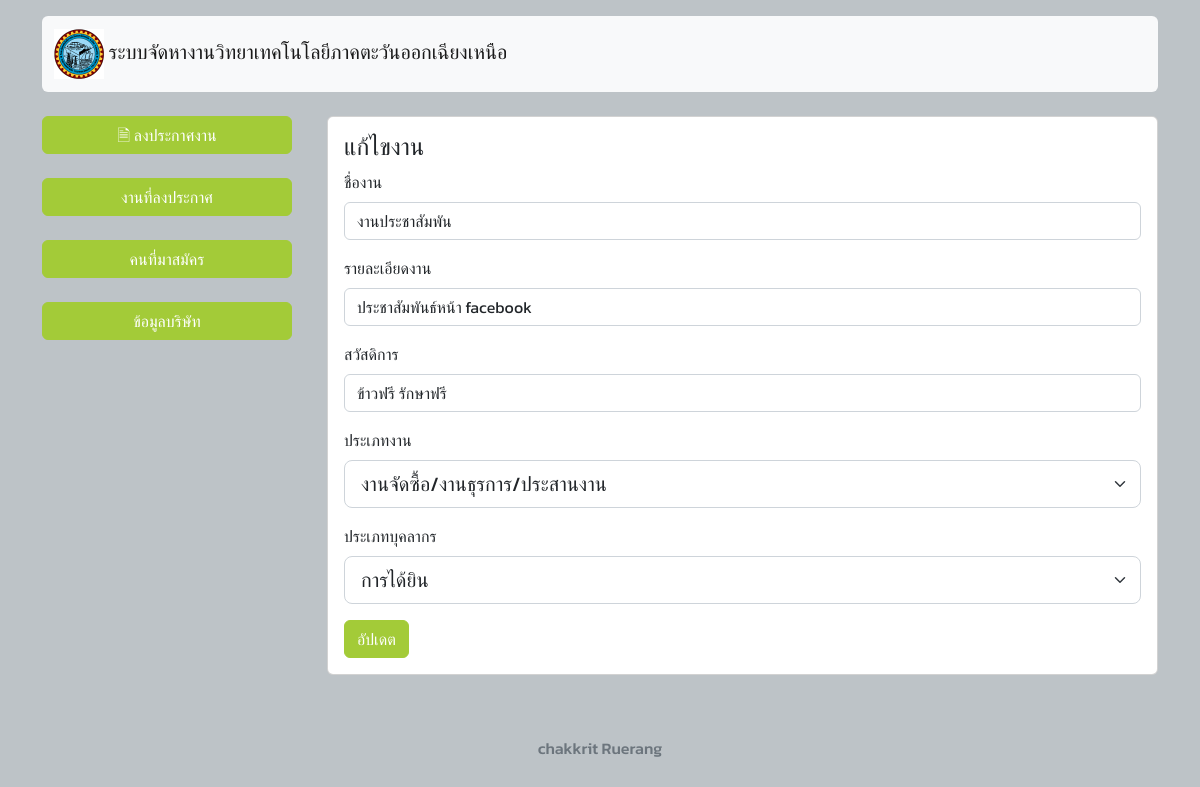
Screenshot of /editjob.php?jid=8 with the database file from the repository.
### tables this page shows
CREATE TABLE `job` (
  `job_id` int(3) NOT NULL,
  `job_name` varchar(50) NOT NULL,
  `job_detail` text NOT NULL,
  `job_welfare` varchar(200) NOT NULL,
  `job_salary` varchar(50) NOT NULL,
  `job_wb` text NOT NULL,
  `job_status` int(11) NOT NULL DEFAULT 0,
  `id_dst` int(3) NOT NULL,
  `job_cpid` int(3) NOT NULL
);

CREATE TABLE `typejob` (
  `id_tpjob` int(3) NOT NULL,
  `name_tpjob` text NOT NULL
);

### editjob.php (the view, shortened to what this page needs)
<!DOCTYPE html>
<html>
<head>
	<link href="https://cdn.jsdelivr.net/npm/bootstrap@5.2.2/dist/css/bootstrap.min.css" rel="stylesheet">
</head>
<body>
	<div class="container mt-3">
		<?php
		include "head.php"
		?>
	</div>
     <br>
	 <div class="container">
	 <div class="row">
	 <div class="col-sm-12 col-md-3 col-lg-3 mx-auto">
	 <?php
	 include "menu_c.php";
	 ?>
	 </div>
	 <div class="col-sm-12 col-md-9 col-lg-9 mx-auto">
            <div class="card">
                <div class="card-body">
                    <h4 class="card-title">แก้ไขงาน</h4>
                    <?php
                    include "connectdb.php";
                    $jid = $_GET['jid'];
                    $sql="SELECT * from job,typejob,disability where job_id='$jid' and job.id_dst=disability.id_dst and job_wb=id_tpjob";
                        $result=mysqli_query($con,$sql);
                        $row=mysqli_fetch_assoc($result)
                    ?>
                    <form action="updatejob.php" method="post">
                        <div class="mb-3">
                          <label for="" class="form-label">ชื่องาน</label>
                          <input type="text" name="name" id="" value="<?php echo $row['job_name']; ?>" class="form-control" placeholder="" aria-describedby="helpId">
                        </div>
                        <div class="mb-3">
                          <label for="" class="form-label">รายละเอียดงาน</label>
                          <input type="text" name="detail" id="" value="<?php echo $row['job_detail']; ?>" class="form-control" placeholder="" aria-describedby="helpId">
                        </div>
						<div class="mb-3">
                          <label for="" class="form-label">สวัสดิการ</label>
                          <input type="text" name="welfare" id="" value="<?php echo $row['job_welfare']; ?>" class="form-control" placeholder="" aria-describedby="helpId">
                        </div>
                        <div class="mb-3">
                            <label for="" class="form-label">ประเภทงาน</label>
                            <select class="form-select form-select-lg" name="typejob" id="">
                                <?php
                                include "connectdb.php";
                                $sqlt="SELECT * from typejob";
                                $resultt=mysqli_query($con,$sqlt);
                                while($rowt=mysqli_fetch_assoc($resultt)){
                                ?>
                                <option
                                <?php
                                if($row['job_wb']==$rowt['id_tpjob'])
                                {
                                    echo "selected";
                                }
                                ?>
                                value="<?php echo $rowt['id_tpjob']; ?>"><?php echo $rowt['name_tpjob']; ?></option>
                                    <?php } ?>
                            </select>
                         </div>
                         <div class="mb-3">
                            <label for="" class="form-label">ประเภทบุคลากร</label>
                            <select class="form-select form-select-lg" name="typeuser" id="">
                                <?php
                                include "connectdb.php";
                                $sqld="SELECT * from disability";
                                $resultd=mysqli_query($con,$sqld);
                                while($rowd=mysqli_fetch_assoc($resultd)){
                                ?>
                                <option
                                <?php
                                if($row['id_dst']==$rowd['id_dst'])
                                {
                                    echo "selected";
                                }
                                ?>
                                value="<?php echo $rowd['id_dst']; ?>"><?php echo $rowd['name_dst']; ?></option>
                                    <?php } ?>
                            </select>
                         </div>
                         <button type="submit" class="btn btn-primary">อัปเดต</button>
                    </form>
                </div>
            </div>
	 </div>
    </div>
	 </div>
	<footer class="footer mt-5">
    <div class="card text-center text-muted" style="background: none; border: none;">
			<div class="card-body">
				<h6>
					chakkrit Ruerang
				</h6>
			</div>
		</div>
	</footer>
</body>
</html>

### editjob.php (style rules this page uses)
body { background: #bdc3c7; font-family: 'Kanit', sans-serif; }
.btn-primary { --bs-btn-color: #fff; --bs-btn-bg: #A3CB38; --bs-btn-border-color: #A3CB38; --bs-btn-hover-color: #fff; --bs-btn-hover-bg: #009432; --bs-btn-hover-border-color: #009432; --bs-btn-focus-shadow-rgb: 49,132,253; --bs-btn-active-color: #fff; --bs-btn-active-bg: #009432; --bs-btn-active-border-color: #009432; --bs-btn-active-shadow: inset 0 3px 5px rgba(0, 0, 0, 0.125); --bs-btn-disabled-color: #fff; --bs-btn-disabled-bg: #A3CB38; --bs-btn-disabled-border-color: #A3CB38; }

### rows the page displays
job: name "งานประชาสัมพัน", detail "ประชาสัมพันธ์หน้า facebook", welfare "ข้าวฟรี รักษาฟรี", typejob "งานจัดซื้อ/งานธุรการ/ประสานงาน"

### other values shown
form field typeuser "การได้ยิน"
